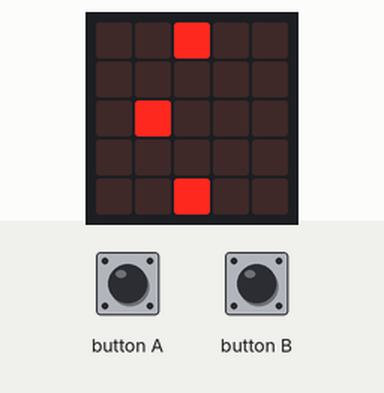
Bench run of a program on a simulated BBC micro:bit (MakeCode). On the bench: the board's 5×5 LED display. The test bench sets the inputs (shaded band). Random numbers come from a fixed seed.

Above: at 1.6 s.
1.7 s: button A pressed for 0.15 s
At 3.5 s:
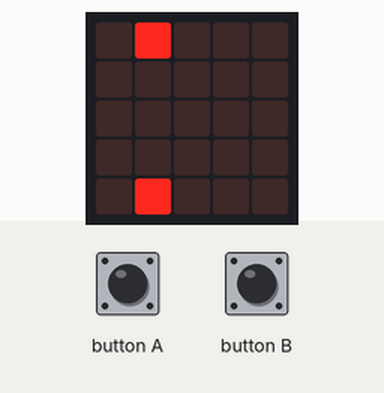
4.8 s: button B pressed for 0.15 s
At 7.3 s:
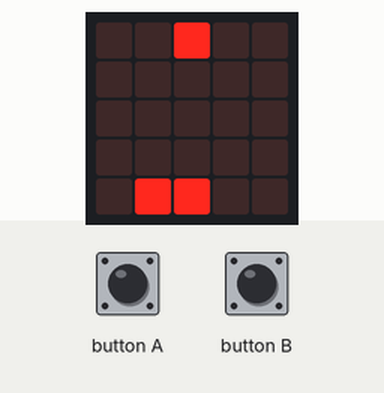
7.9 s: button A pressed for 0.15 s
At 8.4 s:
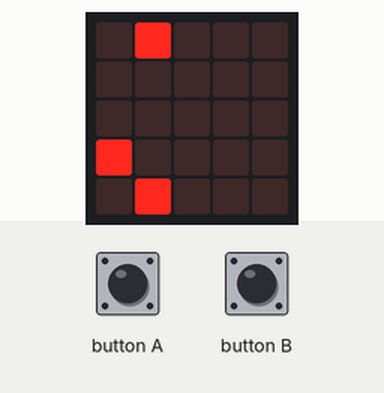
11.0 s: button B pressed for 0.15 s
At 12.3 s:
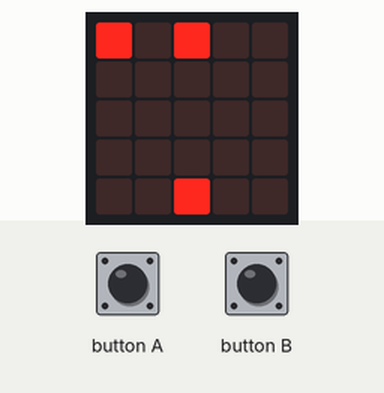
12.6 s: button B pressed for 0.15 s
At 13.8 s:
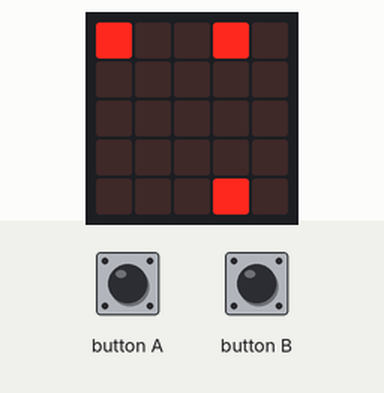
14.2 s: button B pressed for 0.15 s
At 15.0 s:
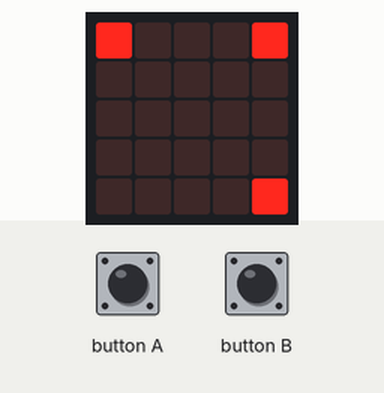
Timing chart, 0 to 16.8 s (numbered marks = the images above; inputs shaded):
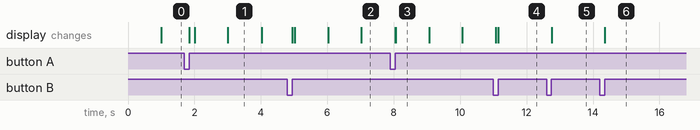

The program:

main.ts
```typescript
input.onButtonPressed(Button.A, function () {
    판1.change(LedSpriteProperty.X, -1)
    판2.change(LedSpriteProperty.X, -1)
})
input.onButtonPressed(Button.B, function () {
    판1.change(LedSpriteProperty.X, 1)
    판2.change(LedSpriteProperty.X, 1)
})
let 판2: game.LedSprite = null
let 판1: game.LedSprite = null
let 공1 = game.createSprite(randint(0, 10), 5)
판1 = game.createSprite(2, 0)
판2 = game.createSprite(2, 5)
basic.forever(function () {
    if (공1.isTouching(판1)) {
        공1.change(LedSpriteProperty.X, randint(0, 5))
        공1.change(LedSpriteProperty.Y, 1)
        basic.pause(1000)
        공1.change(LedSpriteProperty.Y, 1)
        basic.pause(1000)
        공1.change(LedSpriteProperty.Y, 1)
        basic.pause(1000)
        공1.change(LedSpriteProperty.Y, 1)
        basic.pause(1000)
    }
    if (공1.isTouching(판2)) {
        공1.change(LedSpriteProperty.X, randint(-5, 0))
        공1.change(LedSpriteProperty.Y, -1)
        basic.pause(1000)
        공1.change(LedSpriteProperty.Y, -1)
        basic.pause(1000)
        공1.change(LedSpriteProperty.Y, -1)
        basic.pause(1000)
        공1.change(LedSpriteProperty.Y, -1)
        basic.pause(1000)
    }
})
```

test.ts
```typescript
// 테스트는 여기로 이동합니다; 이 패키지가 확장으로 사용될 때 컴파일되지 않을 것 입니다.
```

Measured:
- after the input at 7.9 s, the display: first changes after 0.15 s (image 3 shows a later state)
- after the input at 12.6 s, the display: changes after 0.15 s (image 5)
- after the input at 14.2 s, the display: changes after 0.15 s (image 6)
- what the display in image 1 shows lasts 1.0 s, from 3.0 s to 4.0 s
